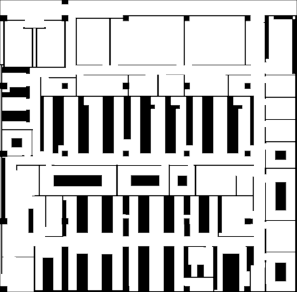
#> input picture PRDCSG_FloorplanBWx4.png, 297 x 292 px
$ python FindPath.py
#> lines starting #> are read from the running program, lines starting #| are printed output that depends on the picture
### Map.py
# -*- coding = utf-8 -*-
# @Time : 2021/5/19 17:39
# @Author : Hermit
# @Fill : Map.py
# @software : PyCharm
'''
This script define the Map class for search the route
'''
from typing import Tuple, Iterator, Dict
import matplotlib.pyplot as plt
import matplotlib as mpl
import numpy as np

GridLocation = Tuple[int, int]
class Map:
    def __init__(self,mapArr:np.array):
        self.mapArr = mapArr
        self.width = mapArr.shape[0]
        self.height = mapArr.shape[1]
        self.weights: Dict[GridLocation, float] = {}

    # 判断该点是否再边界
    def in_bounds(self, cor: GridLocation) -> bool:
        (x,y) = cor
        return 0 <= x < self.width and 0 <= y < self.height

    def passable(self,cor:GridLocation) -> bool:
        (x, y) = cor
        return  self.mapArr[x][y] == 255

    def neighbors(self,cor:GridLocation) ->Iterator[GridLocation]:
        (x, y) = cor
        ngbs = [(x+1,y),(x-1,y),(x,y-1),(x,y+1)]
        # see "Ugly paths" section for an explanation:
        if (x + y) % 2 == 0: ngbs.reverse()  # S N W E
        results = filter(self.in_bounds, ngbs)
        results = filter(self.passable, results)
        return results

    def cost(self, from_node: GridLocation, to_node: GridLocation) -> float:
        return self.weights.get(to_node, 1)


    #绘制地图
    def show(self):
        colors = ['black','red','white']
        cmap = mpl.colors.ListedColormap(colors)
        plt.figure()
        # colmap = self.colorMap()
        plt.imshow(self.mapArr,cmap=cmap, vmin=0, vmax=255)
        plt.axis('off')
        plt.imsave("test.png",self.mapArr,cmap = cmap)
        plt.show()

### PriorityQueue.py
# -*- coding = utf-8 -*-
# @Time : 2021/5/19 17:41
# @Author : Hermit
# @Fill : PriorityQueue.py
# @software : PyCharm

'''
This script define the priority queue for a star
'''
import heapq
from typing import List, Tuple


class PriorityQueue:
    def __init__(self):
        self.elements: List[Tuple[float, Tuple]] = []

    def empty(self) -> bool:
        return not self.elements

    def put(self, item: Tuple, priority: float):
        heapq.heappush(self.elements, (priority, item))

    def get(self) -> Tuple:
        return heapq.heappop(self.elements)[1]

### FindPath.py
# -*- coding = utf-8 -*-
# @Time : 2021/5/19 17:38
# @Author : Hermit
# @Fill : FindPath.py
# @software : PyCharm
'''
Please run this script to  find the path using A star algorithm
BW means black and white
x0 means the original resolution
x2 means the 0.5 size resolution
x4 means the 0.25 size resolution
'''
import time
from typing import Tuple, Dict, Optional
from PIL import Image # this module is for reading the map
import numpy as np
from Map import Map
from PriorityQueue import PriorityQueue

GridLocation = Tuple[int, int]
Location = Tuple[int, int]


def readMap(path):
#> called with path = 'PRDCSG_FloorplanBWx4.png'
    img = Image.open(path).convert('L')
    img = np.array(img)  #打开图像并转化为数字矩阵
    return img


def heuristic(a: GridLocation, b: GridLocation) -> float:
    (x1, y1) = a
    (x2, y2) = b
    return abs(x1 - x2) + abs(y1 - y2)


def a_star_search(graph, start: Location, goal: Location):
#> called with start = (5, 5), goal = (69, 143)
    frontier = PriorityQueue()
#> in __init__, `self.elements: List[Tuple[float, Tuple]] = []`: self.elements = []
    frontier.put(start, 0)
    came_from: Dict[Location, Optional[Location]] = {}
    cost_so_far: Dict[Location, float] = {}
    came_from[start] = None# 起点
    cost_so_far[start] = 0

    while not frontier.empty():
        current: Location = frontier.get()

        if current == goal:
            break

        for next in graph.neighbors(current):
            new_cost = cost_so_far[current] + graph.cost(current, next)
            if next not in cost_so_far or new_cost < cost_so_far[next]:
                cost_so_far[next] = new_cost
                priority = new_cost + heuristic(next, goal)
                frontier.put(next, priority)
                came_from[next] = current
#> this loop made 3128 passes
#> current on passes 2 to 4: (5, 6), (5, 7), (5, 8)
    # print("end Navi")
    return came_from, cost_so_far

def showRoute(map,came_fromDir:Dict,goal:Tuple):
#> called with goal = (69, 143)
    key = goal
    route = []
    route.append(goal)

    while(came_fromDir[key]!= None):
        cor = came_fromDir[key]
        route.append(cor)
        key = cor
    for cor in route:
        map[cor[0]][cor[1]] = 125
#> this loop made 203 passes
#> cor on passes 1 to 3: (69, 143), (68, 143), (67, 143)

    return  map ,route

def EuclideanDistance(P1,P2):
    return np.sqrt((P1[0]-P2[0])**2 + (P1[1]-P2[1])**2 )


def calDistance(routineList):
    res = 0
    for index in range(len(routineList)-1):
        res += EuclideanDistance(routineList[index],routineList[index+1])
    return res

if __name__ =="__main__":
    startTime = time.time()
    path = r'PRDCSG_FloorplanBWx4.png' # change this path to select the map image
    mapArr = readMap(path)
    myMap = Map(mapArr)
    # myMap.show()
    start = [5,5] # start point  (x,y)
    end = [143,69] # end point
    #reverse for arr index
    start.reverse()
    end.reverse()
    # convert to tuple for speeding up
    start = tuple(start)
    end = tuple(end)
    if(myMap.passable(start) and myMap.passable(end)):
        came_from,t_so_far = a_star_search(myMap,start,end)
        try:
            resMap,route = showRoute(mapArr,came_from,end)
            print(calDistance(route))
#| 202.0
            myResMap = Map(resMap)
            endTime = time.time()
            print(endTime - startTime)
            myResMap.show()
#> in show, `plt.imsave("test.png",self.mapArr,cmap = cmap)`:
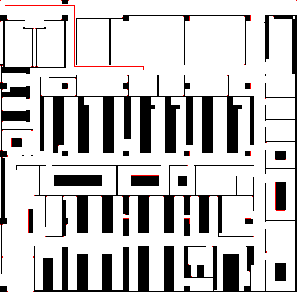
#> saved as test.png: shape (292, 297, 3); mean R, G, B 200, 198.7, 198.7
        except KeyError:
            print("The end point is not assessable!")

    else:
        if(not myMap.passable(start)):
            print("the start point you select is not passable!")
        if (not myMap.passable(end)):
            print("the end point you select is not passable!")
